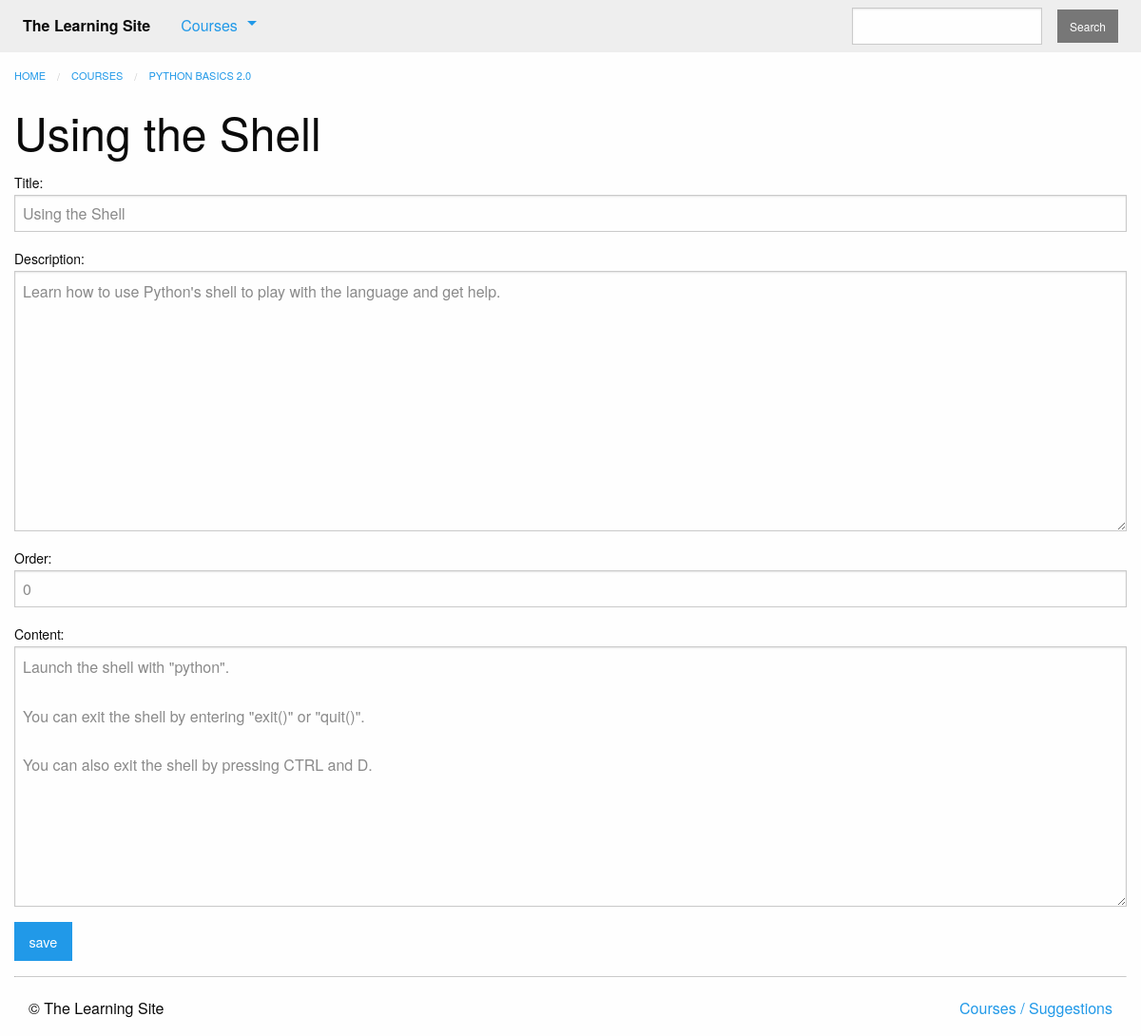
Page /courses/1/edit_text/2/ (signed in) on the earlier database version.
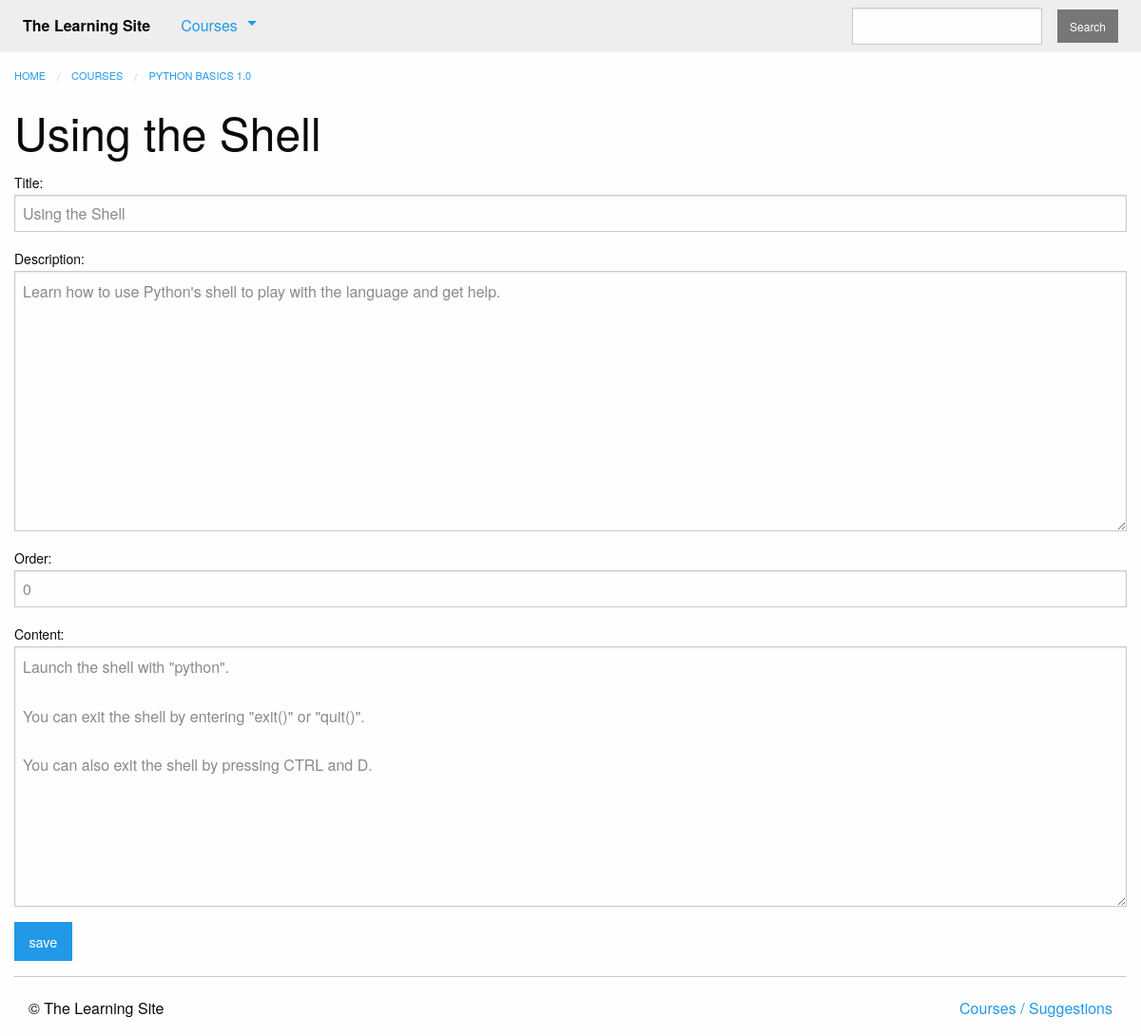
Same page on the later database version.
### courses/models.py (models this page shows, shortened)
class Course(models.Model):
    created_at = models.DateTimeField(auto_now_add=True)
    title = models.CharField(max_length=255)
    description = models.TextField()
    teacher = models.ForeignKey(User, on_delete=models.CASCADE)
    subject = models.CharField(default='', max_length=100)
    published = models.BooleanField(default=False)

### courses/views.py (the view, shortened to what this page needs)
# urls.py: path('<int:course_pk>/edit_text/<int:text_pk>/', views.text_edit, name='text_edit'),
@login_required
def text_edit(request, course_pk, text_pk, ):
    text = get_object_or_404(models.Text, pk=text_pk, course_id=course_pk, course__published=True)
    form = forms.TextForm(instance=text)
    return render(request, 'courses/text_form.html', {'form': form, 'course': text.course})

### courses/forms.py
class TextForm(forms.ModelForm):
    class Meta:
        model = models.Text
        fields = [
            'title',
            'description',
            'order',
            'content'
        ]

### courses/templatetags/course_extras.py (called while the page is built)
@register.inclusion_tag('courses/course_nav.html')
def nav_courses_list():
    courses = Course.objects.filter(published=True)[:5]
    return {'courses': courses}

### courses/templates/courses/text_form.html (shortened to what this page needs)
{% extends "courses/layout.html" %}
{% block breadcrumbs %}
    <li><a href="{% url 'courses:detail' pk=course.pk %}">{{ course.title }}</a></li>
{% endblock %}
{% block content %}
<div class="columns">
    {{ block.super }}
    <h1>{{ form.instance.title|default:"Make a New Text Post" }}</h1>
    <form method="POST" action="">
        {{ form.as_p }}
        <input type="submit" class="button" value="save">
    </form>
</div>
{% endblock %}

Differences in the rows shown:
changed Course: title "PYTHON BASICS 2.0" → "PYTHON BASICS 1.0"
